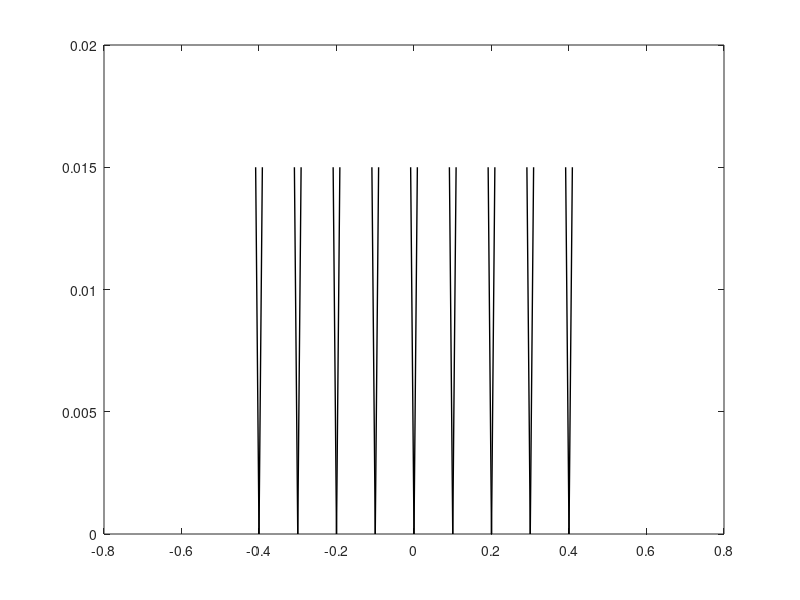

Reproduce this figure in MATLAB. (Note: this script raises an error after producing the figure.)
function terntick(varargin)
% TERNTICK - Adds ternary tick marks to ternary axes
%
%   terntick will create a basic ternary tick marks every 0.1 units.
%
%   Options:
%
%       'Spacing'               Grid spacing, default is 0.1 units
%
%       'NVertices'             Number of vertices, 3 or 4
%
%                               n = 3           n = 4
%                                          A               A
%                                         / \             / \
%                                       B --- C         B --- C
%                                         \ /
%                                          D
%
%       'Axes'                  Axes object for plotting, default = gca
%
% See also ternary, ternaxes, terngrid

% Last Modified: 8 May 2023
% D. Hasterok, University of Adelaide

% parse inputs
% ------------------------
p = inputParser;

addParameter(p,'Spacing',0.1,@isnumeric);   % grid spacing
addParameter(p,'NVertices',3,@isnumeric);   % number of axes
addParameter(p,'Axes',[],@isgraphics);      % handle to axes

parse(p,varargin{:});

dt = p.Results.Spacing;

n = p.Results.NVertices;
if n ~= 3 && n ~= 4
    error('NVertices can be 3 or 4.');
end

ax = p.Results.Axes;
if isempty(ax)
    ax = gca;
end
% ------------------------

% tick marks
xp = [-0.5+dt:dt:0.5-dt];
ya = zeros([3,length(xp)]);
ya([1 3],:) = 0.015;
xa = zeros([3,length(xp)]);
xa(2,:) = xp;
xa(1,:) = xa(2,:) + ya(1,:)/tan(pi/3);
xa(3,:) = xa(2,:) - ya(1,:)/tan(pi/3);

plot(ax, xa,ya,'k-','LineWidth',1);
[a,b,c] = xy2tern(xa,ya);
[xb,yb] = tern2xy(b,a,c);
plot(ax, xb,yb,'k-','LineWidth',1);
[xc,yc] = tern2xy(c,b,a);
plot(ax, xc,yc,'k-','LineWidth',1);

if n == 4
    plot(ax, xa,-ya,'k-','LineWidth',1);
    plot(ax, xb,-yb,'k-','LineWidth',1);
    plot(ax, xc,-yc,'k-','LineWidth',1);
end

return
